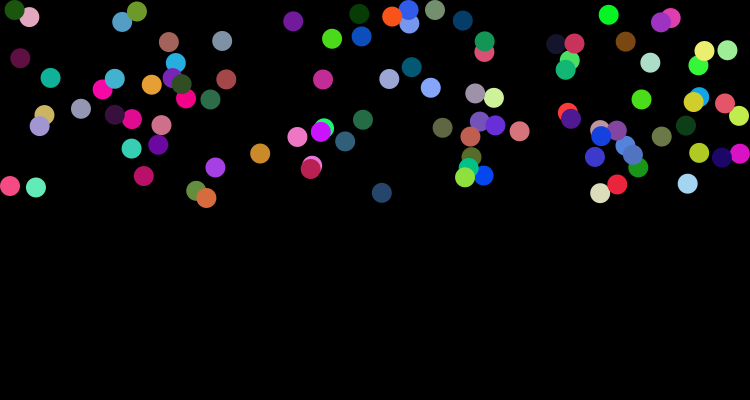
Frame 1 (no input)
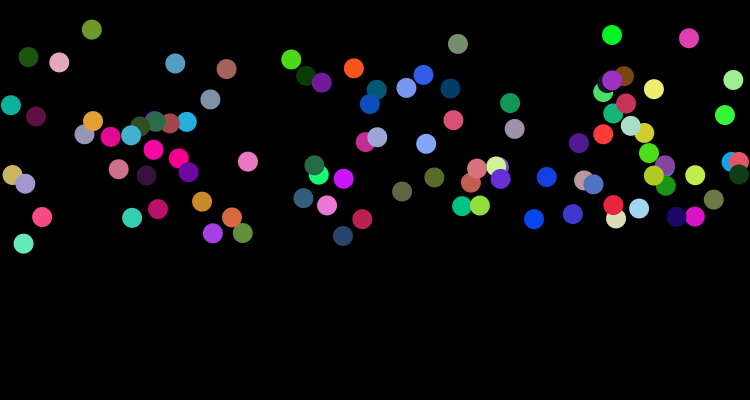
Frame 60 (the mouse pressed at the canvas centre just before this capture)
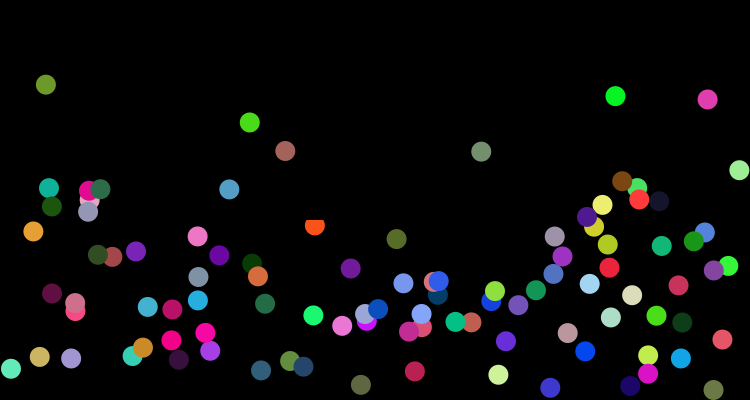
Frame 120 (the mouse held since frame 60 and released just before this capture)

The Processing sketch that drew these frames (run headless with seeded random() and noise(); from frame 60 on, the mouse is pressed at the canvas centre):

// Processing sketch: Week3_HW__REVISED_
// ── Week3_HW__REVISED_.pde
int num = 100;
Ball[] balls = new Ball[num];
Move move;

void setup() {
  size(750, 400);
  background(0);
  for (int i = 0; i < balls.length; i++) {
    balls[i] = new Ball();
  }
  
  move = new Move(10, 10);
}


void draw() {
  background(0);
  for (int  i = 0; i < balls.length; i++) {
    balls[i].update();
    balls[i].display();
    move.update();
    move.display();
  }
}

// ── Ball.pde
class Ball {
  float x, y;
  float r;
  float g;
  float speedx, speedy;
  color c;
  
  Ball() {
    x = random(width);
    y = random(height/2);
    r = 10; 
    g = random(0.01, 0.04);
    speedx = random(-1, 1);
    speedy = 0;
    c = color(random(255), random(255), random(255));
  }
  

  void update() {
    x = x + speedx;
    y = y + speedy;
    
    speedy = speedy + g; 
    
    if (x > width - r ) { 
      x = width -r;
      speedx *= -1;
    } else if( x < r) {
      x = r;
      speedx *= -1;
    }
    
    if (y > height - r) {
      y = height - r;
      speedy *= -1;
    } else if ( y < r) {
      y = r;
      speedy *= -1;
    }
    

  }
  
  void display() {

    noStroke();
    fill(c);
    ellipse(x, y, r * 2, r * 2);
  }
}

// ── Move.pde
class Move {
  int w = 300;
  int h = 120;
  float z;
  float x;
  
  Move (float z, float x) {
    z = 20;
    x = random(0);
  }
  
  void update() {
    if (mousePressed) {
      fill(0);
      rect(w, h, 100, 100);
    }
  }
  
  void display() {
    fill(213, 255, 0);
    rect(w, h, z, x);
  }
}
